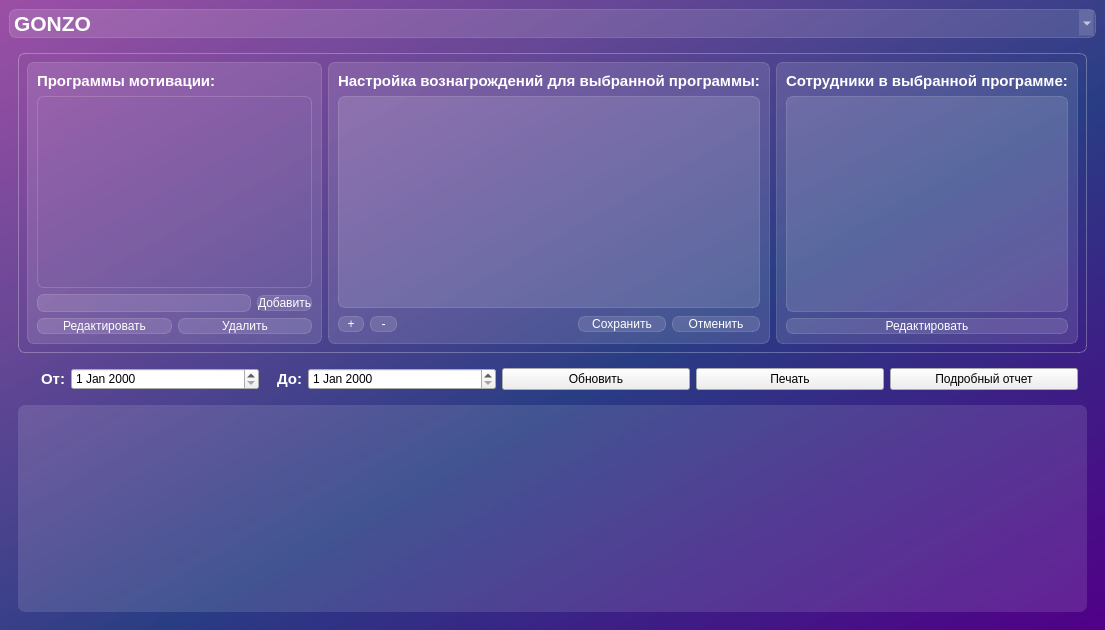
<?xml version="1.0" encoding="UTF-8"?>
<ui version="4.0">
 <class>MainWindow</class>
 <widget class="QMainWindow" name="MainWindow">
  <property name="geometry">
   <rect>
    <x>0</x>
    <y>0</y>
    <width>1105</width>
    <height>630</height>
   </rect>
  </property>
  <property name="windowTitle">
   <string>SalaryReader</string>
  </property>
  <property name="styleSheet">
   <string notr="true">
background-color: qlineargradient(spread:pad, x1:1, y1:1, x2:0, y2:0, stop:0 rgba(81, 0, 135, 255), stop:0.427447 rgba(41, 61, 132, 235), stop:1 rgba(155, 79, 165, 255));
</string>
  </property>
  <widget class="QWidget" name="centralwidget">
   <property name="styleSheet">
    <string notr="true"/>
   </property>
   <layout class="QVBoxLayout" name="verticalLayout_2">
    <item>
     <widget class="QComboBox" name="department">
      <property name="styleSheet">
       <string notr="true">QComboBox { 
background-color: rgba(255, 255, 255, 30);
border: 1px solid rgba(255, 255, 255, 40);
border-radius: 7px;
color: white;
font-weight: bold;
font-size: 16pt;
}

QComboBox:item {
background-color: rgba(255, 255, 255, 70);
color: white;
}</string>
      </property>
      <item>
       <property name="text">
        <string>GONZO</string>
       </property>
      </item>
      <item>
       <property name="text">
        <string>Культ Еды</string>
       </property>
      </item>
      <item>
       <property name="text">
        <string>КРУГ</string>
       </property>
      </item>
     </widget>
    </item>
    <item>
     <widget class="QFrame" name="main_frame">
      <property name="styleSheet">
       <string notr="true">background-color: none;</string>
      </property>
      <layout class="QVBoxLayout" name="verticalLayout">
       <item>
        <widget class="QWidget" name="roles_settings" native="true">
         <property name="styleSheet">
          <string notr="true">background-color: rgba(255, 255, 255, 0);
border: 1px solid  rgba(255, 255, 255, 70);
border-radius: 7px;
color: white;</string>
         </property>
         <layout class="QHBoxLayout" name="horizontalLayout" stretch="0,0,0">
          <property name="sizeConstraint">
           <enum>QLayout::SizeConstraint::SetNoConstraint</enum>
          </property>
          <item>
           <widget class="QFrame" name="roles_frame">
            <property name="styleSheet">
             <string notr="true">background-color: rgba(255, 255, 255, 30);
border: 1px solid rgba(255, 255, 255, 40);
border-radius: 7px;</string>
            </property>
            <layout class="QVBoxLayout" name="roles_layout">
             <property name="leftMargin">
              <number>9</number>
             </property>
             <property name="topMargin">
              <number>9</number>
             </property>
             <property name="rightMargin">
              <number>9</number>
             </property>
             <property name="bottomMargin">
              <number>9</number>
             </property>
             <item>
              <widget class="QLabel" name="roles_label">
               <property name="styleSheet">
                <string notr="true">color: white;
font-weight: bold;
font-size: 11pt;
background-color: none;
border: none;</string>
               </property>
               <property name="text">
                <string>Программы мотивации:</string>
               </property>
              </widget>
             </item>
             <item>
              <widget class="QListWidget" name="roles_list">
               <property name="contextMenuPolicy">
                <enum>Qt::ContextMenuPolicy::DefaultContextMenu</enum>
               </property>
               <property name="styleSheet">
                <string notr="true">background-color: rgba(255, 255, 255, 0)</string>
               </property>
               <property name="defaultDropAction">
                <enum>Qt::DropAction::MoveAction</enum>
               </property>
               <property name="movement">
                <enum>QListView::Movement::Free</enum>
               </property>
               <property name="currentRow">
                <number>-1</number>
               </property>
               <property name="sortingEnabled">
                <bool>false</bool>
               </property>
              </widget>
             </item>
             <item>
              <layout class="QHBoxLayout" name="horizontalLayout_2">
               <item>
                <widget class="QLineEdit" name="roles_add_line"/>
               </item>
               <item>
                <widget class="QPushButton" name="roles_add_button">
                 <property name="styleSheet">
                  <string notr="true">QPushButton:hover {
background-color: rgba(255, 255, 255, 40)
}

QPushButton:pressed {
background-color: rgba(255, 255, 255, 70)
}</string>
                 </property>
                 <property name="text">
                  <string>Добавить</string>
                 </property>
                </widget>
               </item>
              </layout>
             </item>
             <item>
              <layout class="QHBoxLayout" name="RolesButtons">
               <item>
                <widget class="QPushButton" name="roles_edit">
                 <property name="styleSheet">
                  <string notr="true">QPushButton:hover {
background-color: rgba(255, 255, 255, 40)
}

QPushButton:pressed {
background-color: rgba(255, 255, 255, 70)
}</string>
                 </property>
                 <property name="text">
                  <string>Редактировать</string>
                 </property>
                </widget>
               </item>
               <item>
                <widget class="QPushButton" name="roles_delete">
                 <property name="styleSheet">
                  <string notr="true">QPushButton:hover {
background-color: rgba(255, 255, 255, 40)
}

QPushButton:pressed {
background-color: rgba(255, 255, 255, 70)
}</string>
                 </property>
                 <property name="text">
                  <string>Удалить</string>
                 </property>
                </widget>
               </item>
              </layout>
             </item>
            </layout>
           </widget>
          </item>
          <item>
           <widget class="QFrame" name="settings_frame">
            <property name="styleSheet">
             <string notr="true">background-color: rgba(255, 255, 255, 30);
border: 1px solid rgba(255, 255, 255, 40);
border-radius: 7px;</string>
            </property>
            <layout class="QVBoxLayout" name="MainSettings">
             <property name="leftMargin">
              <number>9</number>
             </property>
             <property name="topMargin">
              <number>9</number>
             </property>
             <property name="rightMargin">
              <number>9</number>
             </property>
             <property name="bottomMargin">
              <number>9</number>
             </property>
             <item>
              <widget class="QLabel" name="label_motivate_settings">
               <property name="styleSheet">
                <string notr="true">color: white;
font-weight: bold;
font-size: 11pt;
background-color: none;
border: none;</string>
               </property>
               <property name="text">
                <string>Настройка вознагрождений для выбранной программы:</string>
               </property>
              </widget>
             </item>
             <item>
              <widget class="QTableWidget" name="table_motivate_settings">
               <property name="font">
                <font>
                 <italic>false</italic>
                 <bold>true</bold>
                </font>
               </property>
               <property name="layoutDirection">
                <enum>Qt::LayoutDirection::LeftToRight</enum>
               </property>
               <property name="autoFillBackground">
                <bool>false</bool>
               </property>
               <property name="styleSheet">
                <string notr="true">QTableWidget {
        gridline-color: rgba(255, 255, 255, 70);
    }
    QHeaderView::section {
        padding: 3px;  
    }</string>
               </property>
               <property name="frameShape">
                <enum>QFrame::Shape::StyledPanel</enum>
               </property>
               <property name="sortingEnabled">
                <bool>true</bool>
               </property>
               <property name="rowCount">
                <number>0</number>
               </property>
               <attribute name="horizontalHeaderCascadingSectionResizes">
                <bool>true</bool>
               </attribute>
               <attribute name="horizontalHeaderMinimumSectionSize">
                <number>170</number>
               </attribute>
               <attribute name="horizontalHeaderDefaultSectionSize">
                <number>170</number>
               </attribute>
               <attribute name="horizontalHeaderHighlightSections">
                <bool>true</bool>
               </attribute>
               <attribute name="horizontalHeaderShowSortIndicator" stdset="0">
                <bool>true</bool>
               </attribute>
               <attribute name="horizontalHeaderStretchLastSection">
                <bool>true</bool>
               </attribute>
               <attribute name="verticalHeaderVisible">
                <bool>false</bool>
               </attribute>
               <attribute name="verticalHeaderCascadingSectionResizes">
                <bool>false</bool>
               </attribute>
              </widget>
             </item>
             <item>
              <layout class="QHBoxLayout" name="SettingsButtons" stretch="3,3,20,10,10">
               <item>
                <widget class="QPushButton" name="button_add_threshhold">
                 <property name="styleSheet">
                  <string notr="true">QPushButton:hover {
background-color: rgba(255, 255, 255, 40)
}

QPushButton:pressed {
background-color: rgba(255, 255, 255, 70)
}</string>
                 </property>
                 <property name="text">
                  <string>+</string>
                 </property>
                </widget>
               </item>
               <item>
                <widget class="QPushButton" name="button_delete_threshold">
                 <property name="styleSheet">
                  <string notr="true">QPushButton:hover {
background-color: rgba(255, 255, 255, 40)
}

QPushButton:pressed {
background-color: rgba(255, 255, 255, 70)
}</string>
                 </property>
                 <property name="text">
                  <string>-</string>
                 </property>
                </widget>
               </item>
               <item>
                <spacer name="horizontalSpacer">
                 <property name="orientation">
                  <enum>Qt::Orientation::Horizontal</enum>
                 </property>
                 <property name="sizeHint" stdset="0">
                  <size>
                   <width>40</width>
                   <height>20</height>
                  </size>
                 </property>
                </spacer>
               </item>
               <item>
                <widget class="QPushButton" name="button_settings_save">
                 <property name="styleSheet">
                  <string notr="true">QPushButton:hover {
background-color: rgba(255, 255, 255, 40)
}

QPushButton:pressed {
background-color: rgba(255, 255, 255, 70)
}</string>
                 </property>
                 <property name="text">
                  <string>Сохранить</string>
                 </property>
                </widget>
               </item>
               <item>
                <widget class="QPushButton" name="button_settings_cancel">
                 <property name="styleSheet">
                  <string notr="true">QPushButton:hover {
background-color: rgba(255, 255, 255, 40)
}

QPushButton:pressed {
background-color: rgba(255, 255, 255, 70)
}</string>
                 </property>
                 <property name="text">
                  <string>Отменить</string>
                 </property>
                </widget>
               </item>
              </layout>
             </item>
            </layout>
           </widget>
          </item>
          <item>
           <widget class="QFrame" name="employees">
            <property name="styleSheet">
             <string notr="true">background-color: rgba(255, 255, 255, 30);
border: 1px solid rgba(255, 255, 255, 40);
border-radius: 7px;</string>
            </property>
            <layout class="QVBoxLayout" name="employees_layout">
             <item>
              <widget class="QLabel" name="employees_label">
               <property name="styleSheet">
                <string notr="true">color: white;
font-weight: bold;
font-size: 11pt;
background-color: none;
border: none;</string>
               </property>
               <property name="text">
                <string>Сотрудники в выбранной программе:</string>
               </property>
              </widget>
             </item>
             <item>
              <widget class="QTableWidget" name="employees_table">
               <property name="styleSheet">
                <string notr="true">QTableWidget {
        gridline-color: rgba(255, 255, 255, 70);
    }
    QHeaderView::section {
        padding: 3px;  
    }</string>
               </property>
               <property name="sortingEnabled">
                <bool>true</bool>
               </property>
               <attribute name="horizontalHeaderCascadingSectionResizes">
                <bool>false</bool>
               </attribute>
               <attribute name="horizontalHeaderMinimumSectionSize">
                <number>50</number>
               </attribute>
               <attribute name="horizontalHeaderStretchLastSection">
                <bool>true</bool>
               </attribute>
               <attribute name="verticalHeaderVisible">
                <bool>false</bool>
               </attribute>
              </widget>
             </item>
             <item>
              <widget class="QPushButton" name="button_employees_edit">
               <property name="styleSheet">
                <string notr="true">QPushButton:hover {
background-color: rgba(255, 255, 255, 40)
}

QPushButton:pressed {
background-color: rgba(255, 255, 255, 70)
}</string>
               </property>
               <property name="text">
                <string>Редактировать</string>
               </property>
              </widget>
             </item>
            </layout>
           </widget>
          </item>
         </layout>
        </widget>
       </item>
       <item>
        <widget class="QFrame" name="salary_panel">
         <property name="styleSheet">
          <string notr="true">background-color:  none;</string>
         </property>
         <layout class="QHBoxLayout" name="horizontalLayout_3" stretch="1,5,1,5,5,5,5">
          <item>
           <widget class="QLabel" name="label">
            <property name="layoutDirection">
             <enum>Qt::LayoutDirection::LeftToRight</enum>
            </property>
            <property name="styleSheet">
             <string notr="true">color: white;
font-weight: bold;
font-size: 11pt;
background-color: none;
border: none;</string>
            </property>
            <property name="text">
             <string>От:</string>
            </property>
            <property name="alignment">
             <set>Qt::AlignmentFlag::AlignRight|Qt::AlignmentFlag::AlignTrailing|Qt::AlignmentFlag::AlignVCenter</set>
            </property>
           </widget>
          </item>
          <item>
           <widget class="QDateEdit" name="date_from">
            <property name="styleSheet">
             <string notr="true"/>
            </property>
           </widget>
          </item>
          <item>
           <widget class="QLabel" name="label_2">
            <property name="styleSheet">
             <string notr="true">color: white;
font-weight: bold;
font-size: 11pt;
background-color: none;
border: none;</string>
            </property>
            <property name="text">
             <string>До:</string>
            </property>
            <property name="alignment">
             <set>Qt::AlignmentFlag::AlignRight|Qt::AlignmentFlag::AlignTrailing|Qt::AlignmentFlag::AlignVCenter</set>
            </property>
           </widget>
          </item>
          <item>
           <widget class="QDateEdit" name="date_to">
            <property name="styleSheet">
             <string notr="true"/>
            </property>
           </widget>
          </item>
          <item>
           <widget class="QPushButton" name="refresh_salary">
            <property name="text">
             <string>Обновить</string>
            </property>
           </widget>
          </item>
          <item>
           <widget class="QPushButton" name="pushButton_3">
            <property name="text">
             <string>Печать</string>
            </property>
           </widget>
          </item>
          <item>
           <widget class="QPushButton" name="get_full_salary_blanc">
            <property name="text">
             <string>Подробный отчет</string>
            </property>
           </widget>
          </item>
         </layout>
         <zorder>date_from</zorder>
         <zorder>label_2</zorder>
         <zorder>date_to</zorder>
         <zorder>refresh_salary</zorder>
         <zorder>pushButton_3</zorder>
         <zorder>get_full_salary_blanc</zorder>
         <zorder>label</zorder>
        </widget>
       </item>
       <item>
        <widget class="QTableWidget" name="salar_table">
         <property name="styleSheet">
          <string notr="true">background-color: rgba(255, 255, 255, 30);
border-radius: 7px;</string>
         </property>
        </widget>
       </item>
      </layout>
     </widget>
    </item>
   </layout>
  </widget>
 </widget>
 <resources/>
 <connections/>
</ui>
